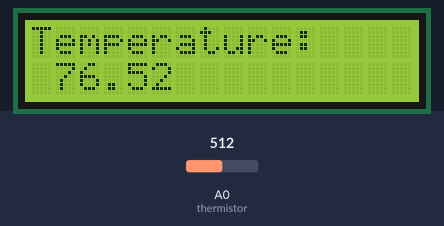
Recording of a sketch running on a simulated Arduino Uno, built with avr-gcc and run on an emulated ATmega328P. Shown: 16×2 character LCD. Inputs (shaded band) come from the test bench; at power-on: A0 (thermistor) = 512. What the sketch prints to the serial monitor is not drawn.

Above: at 1.2 s.
1.3 s: A0 (thermistor) set to 716
At 2.6 s:
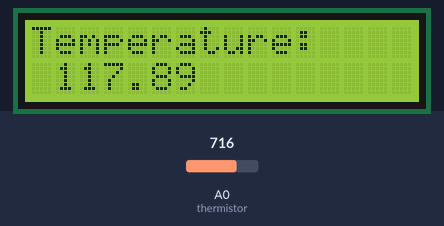
3.1 s: A0 (thermistor) set to 900
At 4.3 s:
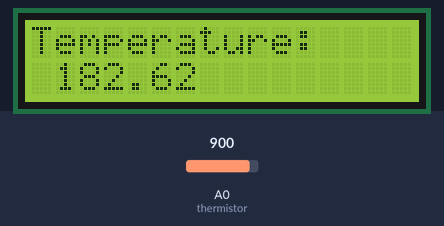
4.6 s: A0 (thermistor) set to 653
At 5.3 s:
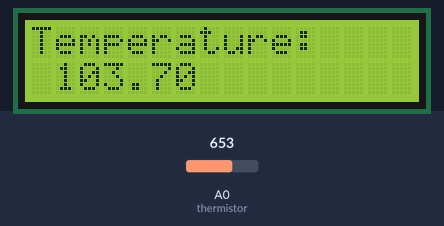
6.1 s: A0 (thermistor) set to 619
At 7.3 s:
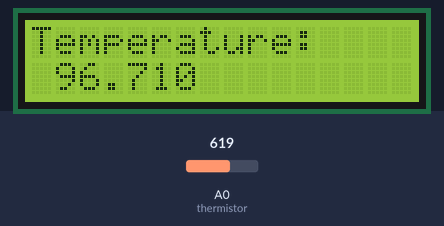
Timing chart, 0 to 8.6 s (numbered marks = the images above; inputs shaded):
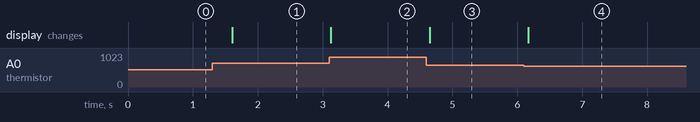

Measured:
- after the input at 1.3 s, the display: changes after 0.30 s (image 1)
- after the input at 3.1 s, the display: changes at once (image 2)
- after the input at 4.6 s, the display: changes after 0.05 s (image 3)
- after the input at 6.1 s, the display: changes after 0.07 s (image 4)

The sketch:

thermistor_with_lcd.ino
```cpp
#include <LiquidCrystal_I2C.h>

#define thermistor A0

int Vo;
float R1 = 10000;
float logR2, R2, T;
float c1 = 1.009249522e-03, c2 = 2.378405444e-04, c3 = 2.019202697e-07;

LiquidCrystal_I2C lcd(0x27,16,2);
void setup() {
  pinMode(thermistor, INPUT);

  Serial.begin(9600);

  lcd.init();
  lcd.backlight();
  lcd.setCursor(0,0);
  lcd.print("Temperature: ");
}

void loop() {
  Vo = analogRead(thermistor);
  R2 = R1 * (1023.0 / (float)Vo - 1.0);
  logR2 = log(R2);
  T = (1.0 / (c1 + c2*logR2 + c3*logR2*logR2*logR2));
  T = T - 273.15;
  T = (T * 9.0)/ 5.0 + 32.0;

  Serial.println("Temperature(F): " + String(T));

  lcd.setCursor(1,1);
  lcd.print(T);
  delay(500);
}
```
